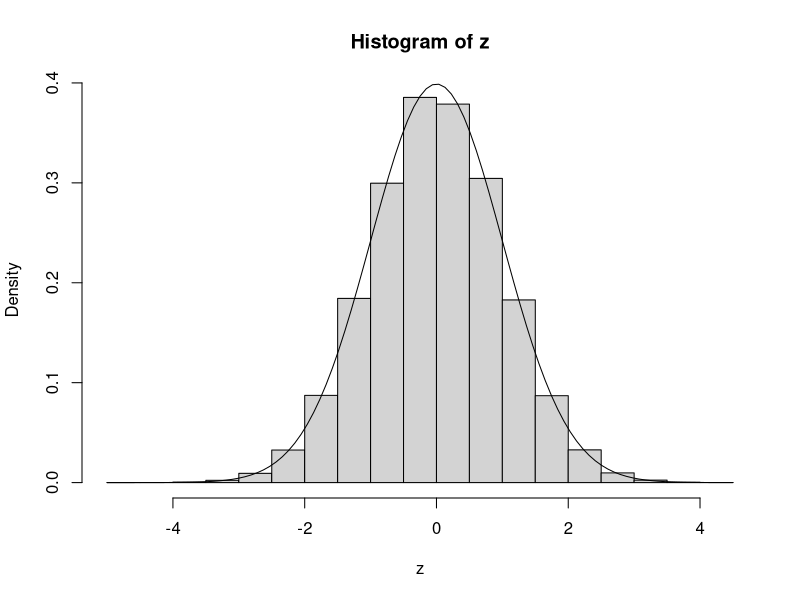
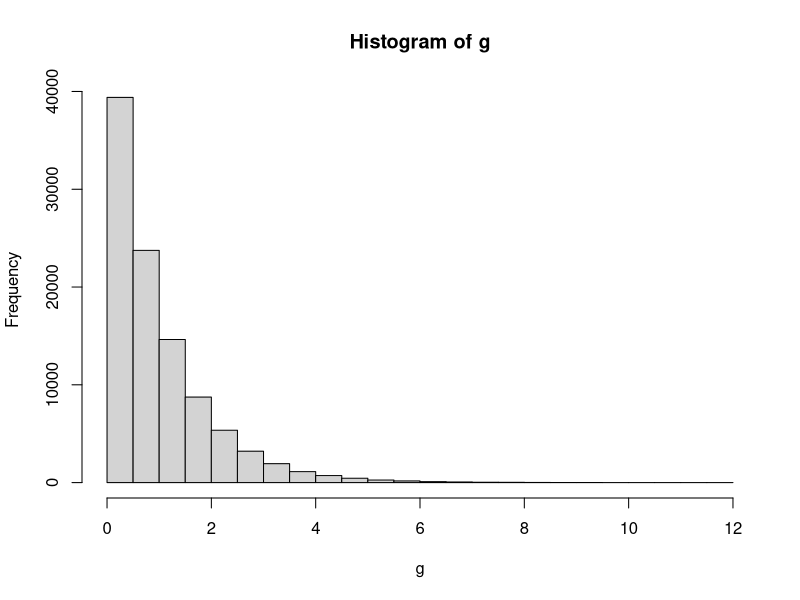

These figures' R source, in order:
## ---- chunk 1
set.seed(372132)
## ---- chunk 2
u <- runif(100000)
## ---- chunk 3
z <- qnorm(u)
## ---- chunk 4
hist(z, freq = FALSE)
curve(dnorm, add = TRUE)
## ---- chunk 5
g <- qgamma(u, 1, 1)
## ---- chunk 6
hist(g)
## ---- chunk 7
g <- qgamma(u, 0.0001, 1)
## ---- chunk 8
table(g == 0)
## ---- chunk 9
mean(z)
## ---- chunk 10
mean(z^4)
## ---- chunk 11
integrate(function(x){x*dnorm(x)}, 
          lower = -Inf, upper = Inf)
## ---- chunk 12
integrate(function(x){x^4*dnorm(x)}, 
          lower = -Inf, upper = Inf)
